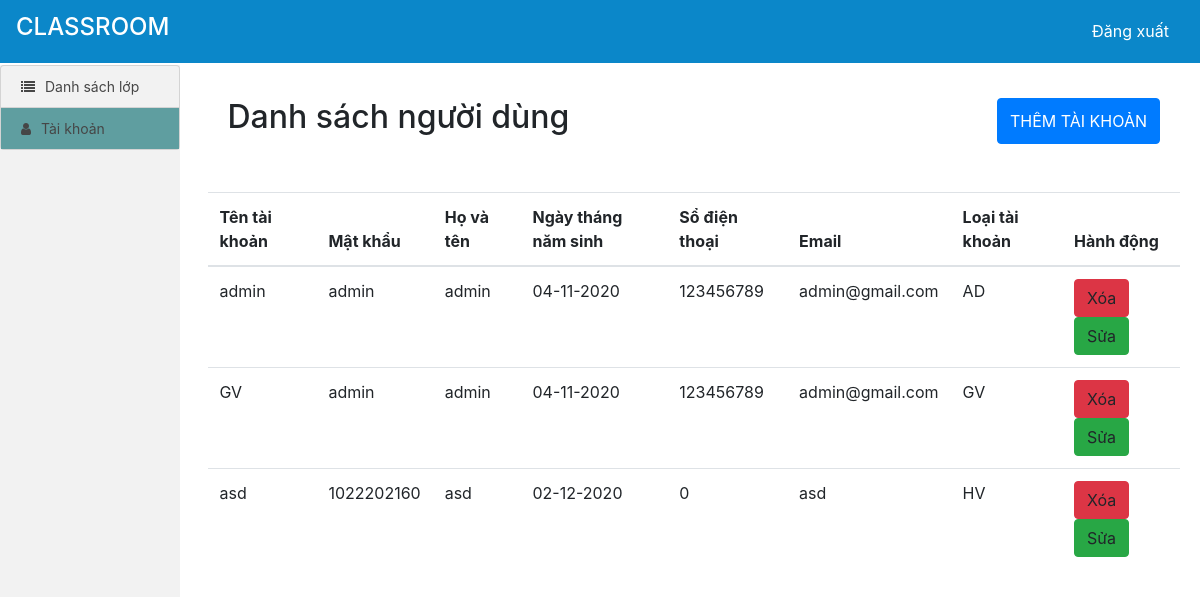
Page /views/quanlytk.php (signed in) on the committed database.
### tables this page shows
CREATE TABLE `dang_nhap` (
  `id_dang_nhap` int(11) NOT NULL,
  `ten_dang_nhap` varchar(50) NOT NULL,
  `mat_khau` varchar(50) NOT NULL,
  `ho_ten` text NOT NULL,
  `ngay_sinh` date NOT NULL,
  `email` varchar(50) NOT NULL,
  `so_dien_thoai` int(10) NOT NULL,
  `loai_tai_khoan` varchar(20) NOT NULL DEFAULT 'HV'
);

### server/admin/selectall_dang_nhap.php (called while the page is built)
<?php
		  $sql = "SELECT * FROM `dang_nhap`";
		  $stms = mysqli_query($conn,$sql);
		  ?>

### views/quanlytk.php (the view, shortened to what this page needs)
<!DOCTYPE html>
<html>
<head>
<?php include("bundle_view/head.php"); ?>
</head>
<div class="header">
    <div class="header-admin">
        <div class="container-fluid">
            <div class="row">
                <div class="col-md-12">
                    <div class="navbar">
                        <a class="navbar-brand" href="#">
                            <h4>CLASSROOM</h4>
                        </a>
                        <ul class="nav navbar-nav">
                            <li>
                                <a href="#">Đăng xuất</a>
                            </li>
                        </ul>
                    </div>
                </div>
            </div>
        </div>
    </div>
</div>
<div class="container-fluid">
    <div class="row">
        <div class="col-xs-2 col-sm-2 col-md-2 col-lg-2">
            <div class="row">
                <div class="col-md-12">
                    <div class="sidebar sidebar-fixed">
                        <ul class="list-group">
                            <li class="list-group-item"><a href="./../" class=""><i class="fa fa-list" aria-hidden="true"></i>Danh sách lớp</a>
                            </li>
                            <li class="list-group-item"><a href="" class="active"><i class="fa fa-user" aria-hidden="true"></i>Tài khoản</a>
</li>
                        </ul>
                    </div>
                </div>
            </div>
        </div>
        <div class="col-xs-10 col-sm-10 col-md-10 col-lg-10 padding-content">
            <div class="content">
                <h2>Danh sách người dùng</h2>
                <button class="btn btn-primary" data-toggle="modal" data-target="#exampleModalCenter">Thêm tài khoản</button>
            </div>
            <br>
            <br>
           <div class="table-responsive">
               <table class="table table-hover">
                   <thead>
                       <tr>
                           <th>Tên tài khoản</th>
                           <th>Mật khẩu</th>
                           <th>Họ và tên</th>
                           <th>Ngày tháng năm sinh</th>
                           <th>Sổ điện thoại</th>
                           <th>Email</th>
                           <th>Loại tài khoản</th>
                           <th>Hành động</th>
                       </tr>
                   </thead>
                   <tbody>
                       <?php
                       include("./../server/admin/selectall_dang_nhap.php");
                   if(mysqli_num_rows($stms) > 0)
               {
                 while ($row=mysqli_fetch_array($stms)) {
                ?>
                       <tr>
                           <td><?php echo $row['ten_dang_nhap'] ?></td>
                           <td><?php echo $row['mat_khau'] ?></td>
                           <td><?php echo $row['ho_ten'] ?></td>
                           <td><?php echo date("d-m-Y", strtotime($row['ngay_sinh']))?></td>
                           <td><?php echo $row['so_dien_thoai'] ?></td>
                           <td><?php echo $row['email']?></td>
                           <td><?php echo $row['loai_tai_khoan']?></td>
                           <td>
                           <a onclick="deletetk(<?php echo $row['id_dang_nhap'] ?>)" class="btn btn-danger" >Xóa</a>
                               <a class="btn btn-success" onclick="edittk(<?php echo $row['id_dang_nhap'] ?>)" >Sửa</a>
                           </td>
                       </tr>
                   <?php
                      }
                    }
                    else{
                          echo "<h4>Khong co du lieu</h4>";
                    }
                   ?>
                   </tbody>
               </table>
           </div>
        </div>
    </div>
</div>
<body>
</body>
</html>

### style.css (style rules this page uses)
html { height: 100%; }
.header-admin { background: #0B87C9; }
.sidebar { height: 100%; background: #f2f2f2; }
.sidebar .list-group .list-group-item { background: #f2f2f2; padding: 0; }
.sidebar .list-group .list-group-item a { display: block; color: #464646; font-size: 14px; padding: 10px 20px; }
.sidebar .list-group .list-group-item a .fa { padding-right: 10px; }
.navbar-nav>li>a { color: white; }
.navbar-brand { color: white; }
.navbar { display: flex; justify-content: space-between; }
.container-fluid { padding-left: 0px !important; }
.sidebar-fixed { width: 15%; position: fixed; margin-top: 65px; }
.padding-content { padding: 20px; margin-top: 70px; }
.content { display: flex; justify-content: space-between; padding: 0px 20px; margin-top: 8px; overflow: hidden; }
button { float: right; color: blue; font-size: 16px; text-transform: uppercase; border: none; cursor: pointer; font-weight: bold; background: #F2F5F8; }
.active { background: cadetblue; }
.header { position: fixed; min-height: 30px; min-width: 100%; z-index: 10; }

### rows in the picture
dang_nhap: ten_dang_nhap "admin", mat_khau "admin", ho_ten "admin", ngay_sinh "04-11-2020", so_dien_thoai "123456789", email "admin@gmail.com", loai_tai_khoan "AD"
dang_nhap: ten_dang_nhap "GV", mat_khau "admin", ho_ten "admin", ngay_sinh "04-11-2020", so_dien_thoai "123456789", email "admin@gmail.com", loai_tai_khoan "GV"
dang_nhap: ten_dang_nhap "asd", mat_khau "1022202160", ho_ten "asd", ngay_sinh "02-12-2020", so_dien_thoai "0", email "asd", loai_tai_khoan "HV"
